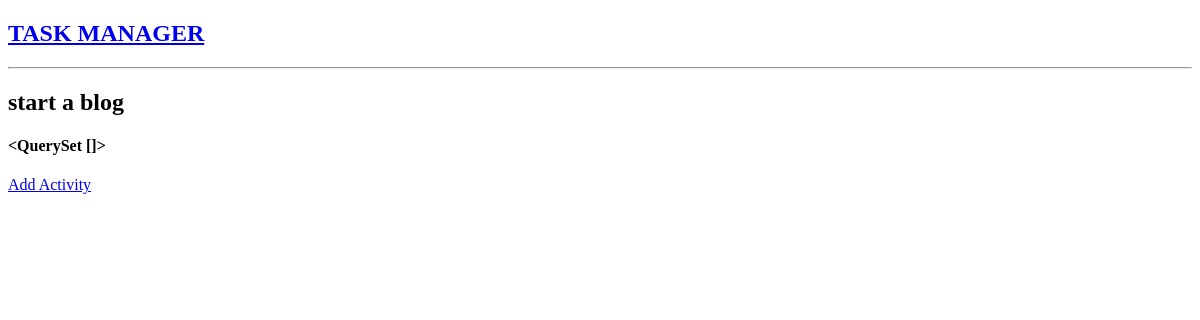
The page /task/8/ on the database as committed earlier.
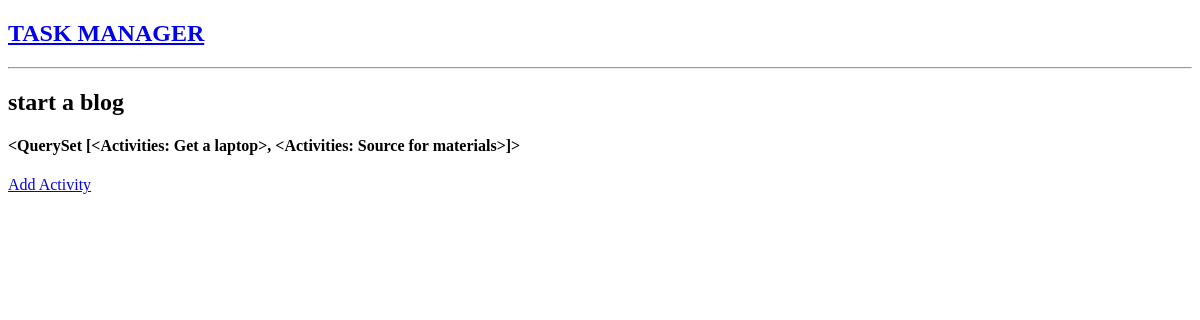
The same page on the database as committed later.
### base/models.py (models this page shows)
class Activities(models.Model):
    title = models.CharField(max_length=45, null=True)
    task = models.ForeignKey(Task, on_delete=models.CASCADE)
    updated = models.DateTimeField(auto_now=True)
    created = models.DateTimeField(auto_now_add=True)
    class Meta:
        ordering = ['-updated', '-created']
    def __str__(self):
        return self.title

### base/views.py (the view)
# urls.py: path('task/<str:pk>/', views.task, name='task'),
def task(request, pk):
    task = Task.objects.get(id=pk)
    activities = Activities.objects.filter(task = Task.objects.get(id=pk))
    context = {'task': task, 'activities':activities}
    return render(request, 'base/task.html', context)

### base/templates/base/task.html (shortened to what this page needs)
<!DOCTYPE html>
<html lang="en">
<head>
<body>
    {% include 'navbar.html' %}
    {% block content %}
    <h2>{{task.title}}</h2>
    <div>
       <h4>{{activities}}</h4>
   </div>
   <div>
       <a href="{% url 'addactivities' %}">Add Activity</a>
   </div>
    {% endblock %}
</body>
</html>

Rows that differ between the two databases and show on the page:
added Activities: title.title "<QuerySet [<Activities: Get a laptop>, <Activities: Source for materials>]>"
Other text that changed with them:
{{ activities }}: "<QuerySet []>" → (not shown)
